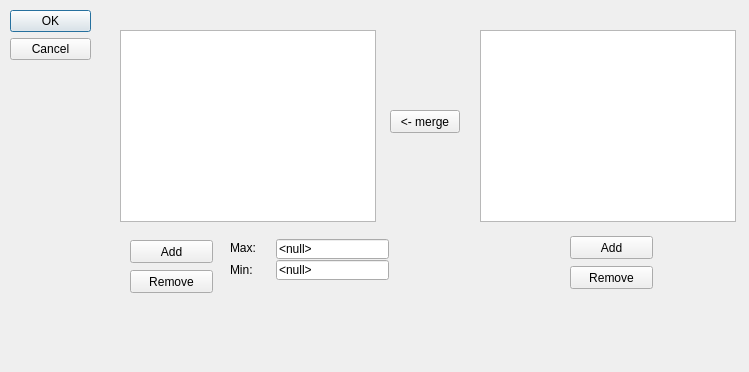
<?xml version="1.0" encoding="UTF-8"?>
<ui version="4.0">
 <class>Task1QED</class>
 <widget class="QDialog" name="Task1QED">
  <property name="geometry">
   <rect>
    <x>0</x>
    <y>0</y>
    <width>749</width>
    <height>372</height>
   </rect>
  </property>
  <property name="windowTitle">
   <string>Dialog</string>
  </property>
  <widget class="QDialogButtonBox" name="buttonBox">
   <property name="geometry">
    <rect>
     <x>10</x>
     <y>10</y>
     <width>81</width>
     <height>241</height>
    </rect>
   </property>
   <property name="orientation">
    <enum>Qt::Orientation::Vertical</enum>
   </property>
   <property name="standardButtons">
    <set>QDialogButtonBox::StandardButton::Cancel|QDialogButtonBox::StandardButton::Ok</set>
   </property>
  </widget>
  <widget class="QListWidget" name="listWidget">
   <property name="geometry">
    <rect>
     <x>120</x>
     <y>30</y>
     <width>256</width>
     <height>192</height>
    </rect>
   </property>
  </widget>
  <widget class="QListWidget" name="listWidget_2">
   <property name="geometry">
    <rect>
     <x>480</x>
     <y>30</y>
     <width>256</width>
     <height>192</height>
    </rect>
   </property>
  </widget>
  <widget class="QPushButton" name="pushButton">
   <property name="geometry">
    <rect>
     <x>390</x>
     <y>110</y>
     <width>70</width>
     <height>23</height>
    </rect>
   </property>
   <property name="text">
    <string>&lt;- merge</string>
   </property>
  </widget>
  <widget class="QPushButton" name="add_a">
   <property name="geometry">
    <rect>
     <x>130</x>
     <y>240</y>
     <width>83</width>
     <height>23</height>
    </rect>
   </property>
   <property name="text">
    <string>Add</string>
   </property>
  </widget>
  <widget class="QPushButton" name="add_b">
   <property name="geometry">
    <rect>
     <x>570</x>
     <y>236</y>
     <width>83</width>
     <height>23</height>
    </rect>
   </property>
   <property name="text">
    <string>Add</string>
   </property>
  </widget>
  <widget class="QLabel" name="label">
   <property name="geometry">
    <rect>
     <x>230</x>
     <y>240</y>
     <width>57</width>
     <height>15</height>
    </rect>
   </property>
   <property name="text">
    <string>Max:</string>
   </property>
  </widget>
  <widget class="QLabel" name="label_2">
   <property name="geometry">
    <rect>
     <x>230</x>
     <y>262</y>
     <width>50</width>
     <height>15</height>
    </rect>
   </property>
   <property name="text">
    <string>Min:</string>
   </property>
  </widget>
  <widget class="QLineEdit" name="lineEdit">
   <property name="geometry">
    <rect>
     <x>276</x>
     <y>239</y>
     <width>113</width>
     <height>20</height>
    </rect>
   </property>
   <property name="text">
    <string>&lt;null&gt;</string>
   </property>
   <property name="readOnly">
    <bool>true</bool>
   </property>
  </widget>
  <widget class="QLineEdit" name="lineEdit_2">
   <property name="geometry">
    <rect>
     <x>276</x>
     <y>260</y>
     <width>113</width>
     <height>20</height>
    </rect>
   </property>
   <property name="text">
    <string>&lt;null&gt;</string>
   </property>
   <property name="readOnly">
    <bool>true</bool>
   </property>
  </widget>
  <widget class="QPushButton" name="remove_a">
   <property name="geometry">
    <rect>
     <x>130</x>
     <y>270</y>
     <width>83</width>
     <height>23</height>
    </rect>
   </property>
   <property name="text">
    <string>Remove</string>
   </property>
  </widget>
  <widget class="QPushButton" name="remove_a_2">
   <property name="geometry">
    <rect>
     <x>570</x>
     <y>266</y>
     <width>83</width>
     <height>23</height>
    </rect>
   </property>
   <property name="text">
    <string>Remove</string>
   </property>
  </widget>
 </widget>
 <resources/>
 <connections>
  <connection>
   <sender>buttonBox</sender>
   <signal>accepted()</signal>
   <receiver>Task1QED</receiver>
   <slot>accept()</slot>
   <hints>
    <hint type="sourcelabel">
     <x>10</x>
     <y>244</y>
    </hint>
    <hint type="destinationlabel">
     <x>157</x>
     <y>274</y>
    </hint>
   </hints>
  </connection>
  <connection>
   <sender>buttonBox</sender>
   <signal>rejected()</signal>
   <receiver>Task1QED</receiver>
   <slot>reject()</slot>
   <hints>
    <hint type="sourcelabel">
     <x>36</x>
     <y>250</y>
    </hint>
    <hint type="destinationlabel">
     <x>286</x>
     <y>274</y>
    </hint>
   </hints>
  </connection>
 </connections>
</ui>
